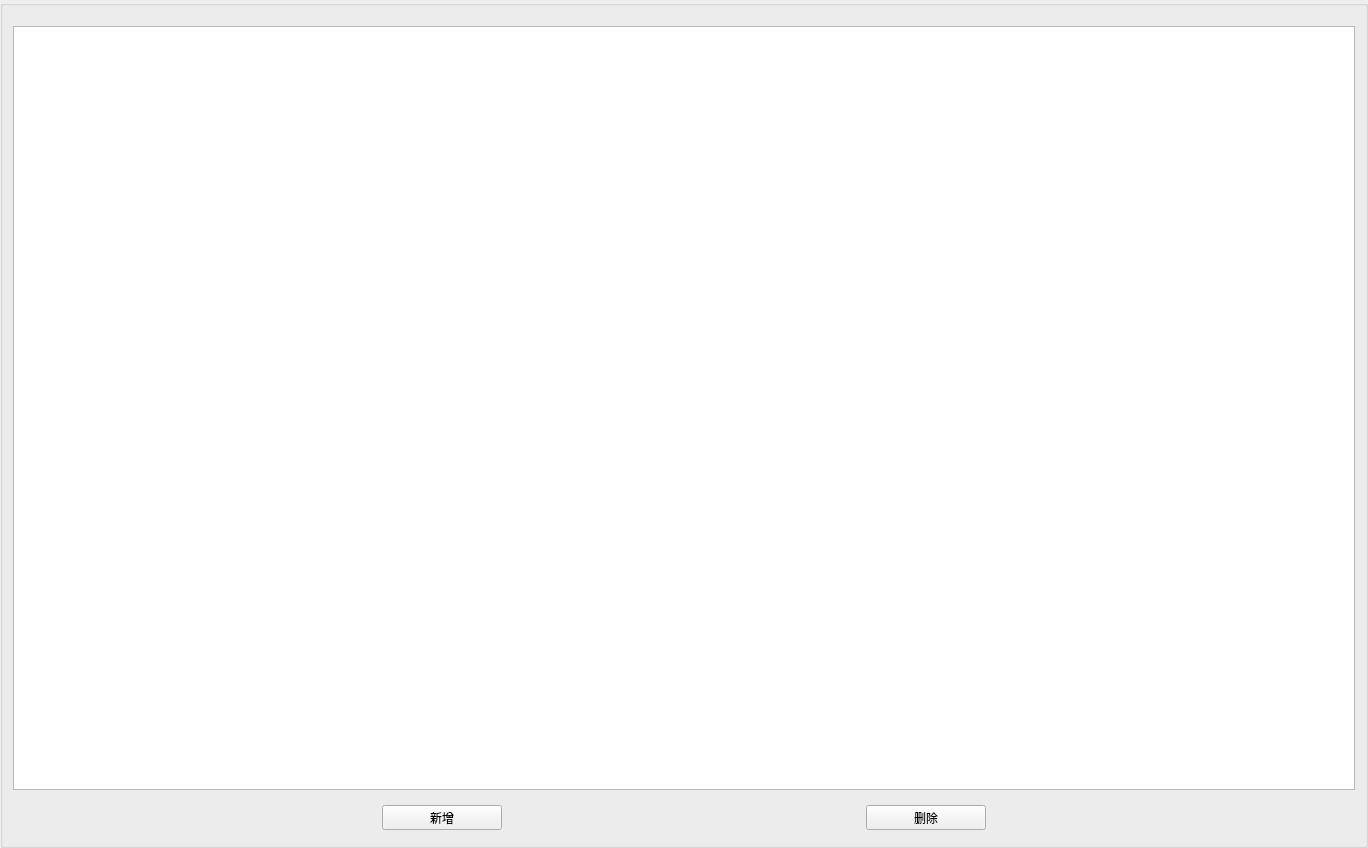
<?xml version="1.0" encoding="UTF-8"?>
<ui version="4.0">
 <class>Form</class>
 <widget class="QWidget" name="Form">
  <property name="geometry">
   <rect>
    <x>0</x>
    <y>0</y>
    <width>1368</width>
    <height>848</height>
   </rect>
  </property>
  <property name="windowTitle">
   <string>阵地工程</string>
  </property>
  <layout class="QHBoxLayout" name="horizontalLayout_5">
   <property name="spacing">
    <number>0</number>
   </property>
   <property name="leftMargin">
    <number>0</number>
   </property>
   <property name="topMargin">
    <number>0</number>
   </property>
   <property name="rightMargin">
    <number>0</number>
   </property>
   <property name="bottomMargin">
    <number>0</number>
   </property>
   <item>
    <widget class="QGroupBox" name="groupBox_2">
     <property name="title">
      <string/>
     </property>
     <layout class="QGridLayout" name="gridLayout_2">
      <property name="leftMargin">
       <number>10</number>
      </property>
      <property name="topMargin">
       <number>0</number>
      </property>
      <property name="rightMargin">
       <number>10</number>
      </property>
      <property name="bottomMargin">
       <number>0</number>
      </property>
      <property name="spacing">
       <number>0</number>
      </property>
      <item row="0" column="1">
       <layout class="QVBoxLayout" name="verticalLayout_2">
        <property name="spacing">
         <number>0</number>
        </property>
        <item>
         <spacer name="horizontalSpacer_9">
          <property name="orientation">
           <enum>Qt::Horizontal</enum>
          </property>
          <property name="sizeHint" stdset="0">
           <size>
            <width>40</width>
            <height>10</height>
           </size>
          </property>
         </spacer>
        </item>
        <item>
         <spacer name="horizontalSpacer_6">
          <property name="orientation">
           <enum>Qt::Horizontal</enum>
          </property>
          <property name="sizeHint" stdset="0">
           <size>
            <width>40</width>
            <height>10</height>
           </size>
          </property>
         </spacer>
        </item>
        <item>
         <widget class="QTableWidget" name="tw_result">
          <property name="minimumSize">
           <size>
            <width>400</width>
            <height>200</height>
           </size>
          </property>
          <property name="maximumSize">
           <size>
            <width>16777215</width>
            <height>16777215</height>
           </size>
          </property>
         </widget>
        </item>
        <item>
         <spacer name="horizontalSpacer_7">
          <property name="orientation">
           <enum>Qt::Horizontal</enum>
          </property>
          <property name="sizeHint" stdset="0">
           <size>
            <width>10</width>
            <height>10</height>
           </size>
          </property>
         </spacer>
        </item>
        <item>
         <layout class="QHBoxLayout" name="horizontalLayout">
          <property name="leftMargin">
           <number>5</number>
          </property>
          <property name="topMargin">
           <number>5</number>
          </property>
          <property name="rightMargin">
           <number>5</number>
          </property>
          <property name="bottomMargin">
           <number>5</number>
          </property>
          <item>
           <widget class="QToolButton" name="tb_add">
            <property name="minimumSize">
             <size>
              <width>50</width>
              <height>25</height>
             </size>
            </property>
            <property name="maximumSize">
             <size>
              <width>120</width>
              <height>50</height>
             </size>
            </property>
            <property name="text">
             <string>新增</string>
            </property>
           </widget>
          </item>
          <item>
           <widget class="QToolButton" name="tb_del">
            <property name="minimumSize">
             <size>
              <width>50</width>
              <height>25</height>
             </size>
            </property>
            <property name="maximumSize">
             <size>
              <width>120</width>
              <height>50</height>
             </size>
            </property>
            <property name="text">
             <string>删除</string>
            </property>
           </widget>
          </item>
         </layout>
        </item>
       </layout>
      </item>
      <item row="0" column="0">
       <widget class="QWidget" name="wg_directory" native="true">
        <property name="sizePolicy">
         <sizepolicy hsizetype="Fixed" vsizetype="Preferred">
          <horstretch>0</horstretch>
          <verstretch>0</verstretch>
         </sizepolicy>
        </property>
        <layout class="QHBoxLayout" name="horizontalLayout_4">
         <property name="spacing">
          <number>0</number>
         </property>
         <property name="leftMargin">
          <number>0</number>
         </property>
         <property name="topMargin">
          <number>0</number>
         </property>
         <property name="rightMargin">
          <number>0</number>
         </property>
         <property name="bottomMargin">
          <number>0</number>
         </property>
        </layout>
       </widget>
      </item>
      <item row="1" column="1">
       <spacer name="horizontalSpacer_12">
        <property name="orientation">
         <enum>Qt::Horizontal</enum>
        </property>
        <property name="sizeHint" stdset="0">
         <size>
          <width>10</width>
          <height>10</height>
         </size>
        </property>
       </spacer>
      </item>
     </layout>
    </widget>
   </item>
   <item>
    <widget class="QWidget" name="widget" native="true">
     <property name="sizePolicy">
      <sizepolicy hsizetype="Fixed" vsizetype="Preferred">
       <horstretch>0</horstretch>
       <verstretch>0</verstretch>
      </sizepolicy>
     </property>
     <property name="minimumSize">
      <size>
       <width>0</width>
       <height>755</height>
      </size>
     </property>
    </widget>
   </item>
  </layout>
 </widget>
 <resources/>
 <connections/>
</ui>
